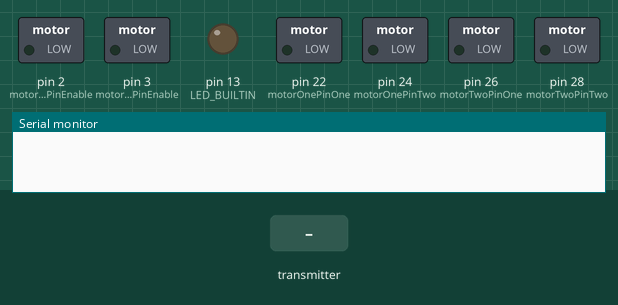
Recording of a sketch running on a simulated Arduino Mega 2560, built with avr-gcc and run on an emulated ATmega2560. Shown: switched loads named in the sketch (green lamp = pin HIGH), output pins drawn as LEDs (lit = HIGH), the last lines printed to the serial monitor. Inputs (shaded band) come from the test bench. No radio packets arrive unless stated; not simulated (calls return 0 or success): arduino_secrets.h.

Above: at 1.2 s.
1.3 s: the transmitter starts sending buf.0 = 0
At 1.9 s:
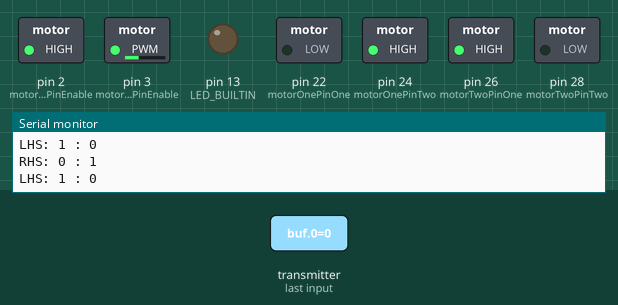
2.8 s: the transmitter starts sending buf.1 = 64
At 3.8 s:
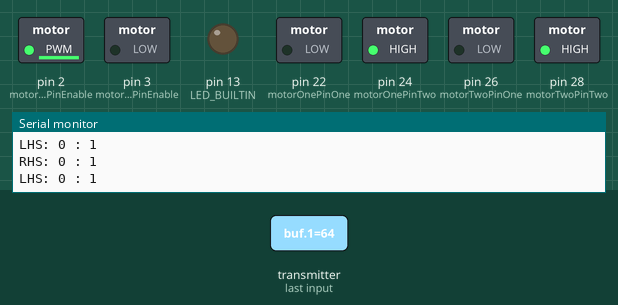
4.3 s: the transmitter starts sending buf.0 = 255
At 5.0 s:
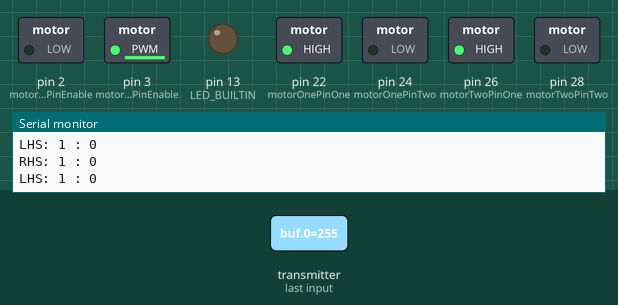
5.8 s: the transmitter starts sending buf.1 = 0
At 6.9 s:
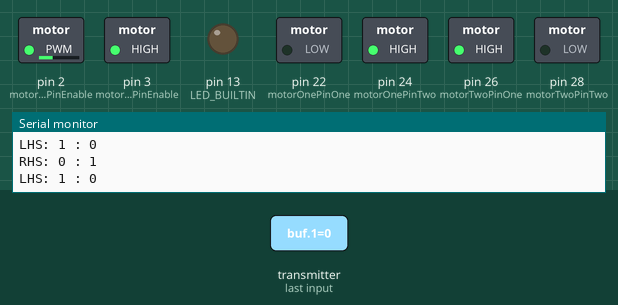
7.3 s: the transmitter starts sending buf.0 = 64
At 8.5 s:
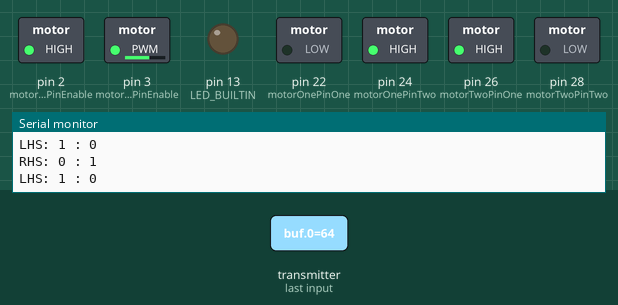
8.8 s: the transmitter starts sending buf.1 = 128
At 10.0 s:
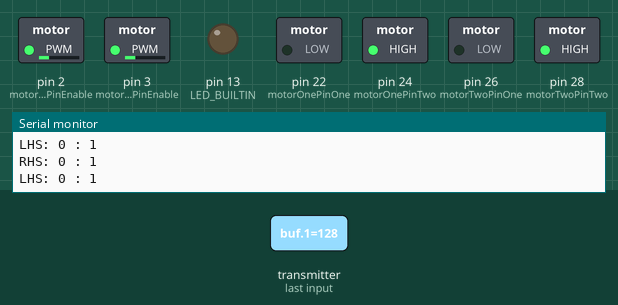
Timing chart, 0 to 11.3 s (numbered marks = the images above; inputs shaded):
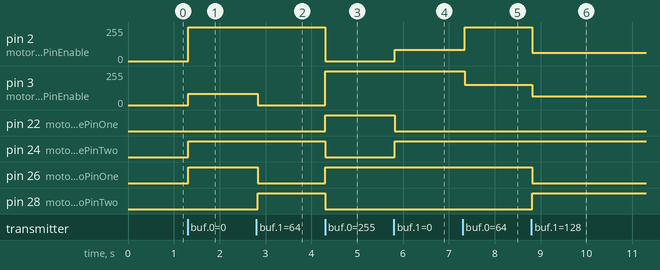

Measured:
- after the input at 1.3 s, pin 2 (motorOnePinEnable): 0/255 → 255/255 at once; pin 3 (motorTwoPinEnable): 0/255 → 85/255 at once; pin 24 (motorOnePinTwo), pin 26 (motorTwoPinOne): LOW → HIGH at once
- after the input at 2.8 s, pin 2 (motorOnePinEnable): 255/255 → 254/255 at once; pin 3 (motorTwoPinEnable): 85/255 → 0/255 at once; pin 26 (motorTwoPinOne): HIGH → LOW at once; pin 28 (motorTwoPinTwo): LOW → HIGH at once
- after the input at 4.3 s, pin 2 (motorOnePinEnable): 254/255 → 0/255 at once; pin 3 (motorTwoPinEnable): 0/255 → 254/255 at once; pin 22 (motorOnePinOne), pin 26 (motorTwoPinOne): LOW → HIGH at once; pin 24 (motorOnePinTwo), pin 28 (motorTwoPinTwo): HIGH → LOW at once
- after the input at 5.8 s, pin 2 (motorOnePinEnable): 0/255 → 85/255 at once; pin 3 (motorTwoPinEnable): 254/255 → 255/255 at once; pin 22 (motorOnePinOne): HIGH → LOW at once; pin 24 (motorOnePinTwo): LOW → HIGH at once
- after the input at 7.3 s, pin 2 (motorOnePinEnable): 85/255 → 255/255 at once; pin 3 (motorTwoPinEnable): 255/255 → 153/255 at once
- after the input at 8.8 s, pin 2 (motorOnePinEnable): 255/255 → 62/255 at once; pin 3 (motorTwoPinEnable): 153/255 → 64/255 at once; pin 26 (motorTwoPinOne): HIGH → LOW at once; pin 28 (motorTwoPinTwo): LOW → HIGH at once

The sketch:

receiver_test_1.ino
```cpp
#include "arduino_secrets.h"

/*
  433 MHz RF Module Receiver Demonstration 1
  RF-Rcv-Demo-1.ino
  Demonstrates 433 MHz RF Receiver Module
  Use with Transmitter Demonstration 1

  DroneBot Workshop 2018
  https://dronebotworkshop.com
*/

// Include RadioHead Amplitude Shift Keying Library
#include <RH_ASK.h>
// Include dependant SPI Library
#include <SPI.h>

// Create Amplitude Shift Keying Object
RH_ASK rf_driver;

int motorOnePinOne = 22;
int motorOnePinTwo = 24;
int motorOnePinEnable = 2;  // PWM pin

int motorTwoPinOne = 26;
int motorTwoPinTwo = 28;
int motorTwoPinEnable = 3;  // PWM pin

byte xInput;
byte yInput;

long rightWheelSpd;
long leftWheelSpd;

bool rightWheelDir;
bool leftWheelDir;


void setup()
{
    pinMode(LED_BUILTIN, OUTPUT);
    pinMode(motorOnePinOne, OUTPUT);
    pinMode(motorOnePinTwo, OUTPUT);
    pinMode(motorOnePinEnable, OUTPUT);
    pinMode(motorTwoPinOne, OUTPUT);
    pinMode(motorTwoPinTwo, OUTPUT);
    pinMode(motorTwoPinEnable, OUTPUT);
    // Initialize ASK Object
    rf_driver.init();
    // Setup Serial Monitor
    Serial.begin(9600);
}

void loop()
{
    // Set buffer to size of expected message
    uint8_t buf[2];
    uint8_t buflen = sizeof(buf);
    // Check if received packet is correct size
    if (rf_driver.recv(buf, &buflen))
    {
      // Get serial input, parse into two floats
      xInput = buf[0];
      yInput = buf[1];
      // Serial.println("In X:Y = " + (String)xInput + " : " + (String)yInput);

      // Transform joystick values into motor signals
      // Put into the range -255 to 255 for easier calcs/understanding
      signed int x = 2*(xInput - 127.5);
      signed int y = 2*(127.5 - yInput);  // Invert y so large number = forward
      // Serial.println("X:Y = " + (String)x + " : " + (String)y);
      x = x/2; // Make turning less touchy
      // add numbers together into "speed" of each motor
      rightWheelSpd = y - x;
      leftWheelSpd = y + x;
      // Serial.println("SPD1 X:Y = " + (String)leftWheelSpd + " : " + (String)rightWheelSpd);
      // Bound these in the +255 to -255 range
      int maxSpd = max(abs(rightWheelSpd), abs(leftWheelSpd));  // abs means this owrks for forwards and backwards
      if (maxSpd > 255)  {
        rightWheelSpd = (rightWheelSpd*255)/maxSpd;
        leftWheelSpd = (leftWheelSpd*255)/maxSpd;
      }
      // Zero out if near zero
      if (abs(rightWheelSpd) <= 15) {rightWheelSpd = 0;}
      if (abs(leftWheelSpd) <= 15) {leftWheelSpd = 0;}
      // Calc direction
      rightWheelDir = (rightWheelSpd > 0) ? true : false;
      leftWheelDir = (leftWheelSpd > 0) ? true : false;

      // Serial.println("Fin Spd LHS:RHS = " + (String)leftWheelSpd + " : " + (String)rightWheelSpd);
      // Serial.println("Fin Dir LHS:RHS = " + (String)leftWheelDir + " : " + (String)rightWheelDir);

      Serial.println("RHS: " + (String)(!rightWheelDir) + " : " + (String)(rightWheelDir));
      Serial.println("LHS: " + (String)(leftWheelDir) + " : " + (String)(!leftWheelDir));
      // Write motor PWMs
      analogWrite(motorOnePinEnable, abs(rightWheelSpd));
      digitalWrite(motorOnePinOne, !rightWheelDir);  // Inverted because motors are opposite direction...
      digitalWrite(motorOnePinTwo, rightWheelDir);

      analogWrite(motorTwoPinEnable, abs(leftWheelSpd));
      digitalWrite(motorTwoPinOne, leftWheelDir);
      digitalWrite(motorTwoPinTwo, !leftWheelDir);
    }
    delay(50);
}
```
